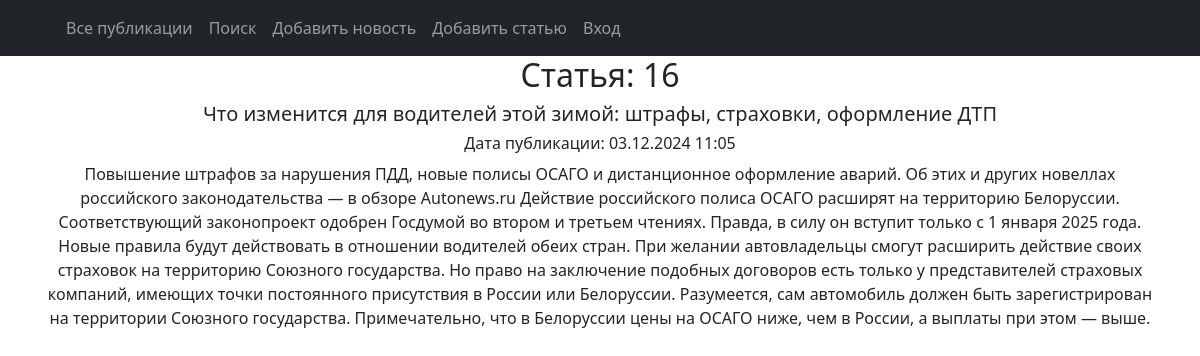
The app's page /16/ with its own data.
### news/models.py (models this page shows, shortened)
class Post(models.Model):
    article = 'ART'
    news = 'NEW'
    TYPE = [
        (article, 'Статья'),
        (news, 'Новость'),
    ]
    post_author = models.ForeignKey(Author, on_delete=models.CASCADE)
    post_type = models.CharField(max_length=3, choices=TYPE, default=article)
    post_time = models.DateTimeField(auto_now_add=True)
    post_category = models.ManyToManyField(Category, through='PostCategory')
    post_title = models.CharField(max_length=255)
    post_text = models.TextField()
    post_rating = models.IntegerField(default=0)

### news/views.py (the view)
# urls.py: path('<int:pk>/', PostDetail.as_view(), name='post_detail'),
class PostDetail(DetailView):
    model = Post
    template_name = 'post.html'
    context_object_name = 'post'

### news/templatetags/custom_filters.py (called while the page is built)
@register.filter()
def censor(text):
    CENS_WORDS = ['подшипник', 'коробка', 'видеорегистратор', 'транспорт', 'безопасность', 'также', 'видео',
                  'отставание', 'место']
    if type(text) != str:
        raise TypeException(f'Недопустимый формат данных (string)!')
    lst = []
    st = ''
    i = 0
    for sym in text:
        i += 1
        if sym.isalpha():
            st += sym
            if i == len(text):
                lst.append(st)
        else:
            if len(st):
                lst.append(st)
            lst.append(sym)
            st = ''
    for i in range(len(lst)):
        if lst[i].lower() in CENS_WORDS:
            lst[i] = lst[i].replace(lst[i], lst[i][:1] + "*" * (len(lst[i]) - 1))
    censored_text = ''
    for word in lst:
        censored_text += word
    return f'{censored_text}'

### templates/post.html (shortened to what this page needs)
{% extends 'flatpages/default.html' %}
{% load custom_filters %}
{% block content %}
    {% if post.post_type == 'NEW' %}
        <h2>Новость: {{ post.id }}</h2>
    {% else %}
        <h2>Статья: {{ post.id }}</h2>
    {% endif %}
    <h5>{{ post.post_title|censor }}</h5>
    <h6>Дата публикации: {{ post.post_time|date:'d.m.Y G:i' }}</h6>
    {{ post.post_text|censor }}
{% endblock content %}

### records on screen
Post: id "16", post_title|censor "Что изменится для водителей этой зимой: штрафы, страховки, оформление ДТП", post_time "03.12.2024 11:05", post_text|censor "Повышение штрафов за нарушения ПДД, новые полисы ОСАГО и дистанционное оформление аварий. Об этих и других новеллах российского законодательства — в обзоре Autonews.ru Действие российского полиса ОСАГО расширят на территорию Белоруссии. Соответствующий законопроект одобрен Госдумой во втором и третьем чтениях. Правда, в силу он вступит только с 1 января 2025 года. Новые правила будут действовать в отношении водителей обеих стран. При желании автовладельцы смогут расширить действие своих страховок на территорию Союзного государства. Но право на заключение подобных договоров есть только у представителей страховых компаний, имеющих точки постоянного присутствия в России или Белоруссии.…"
